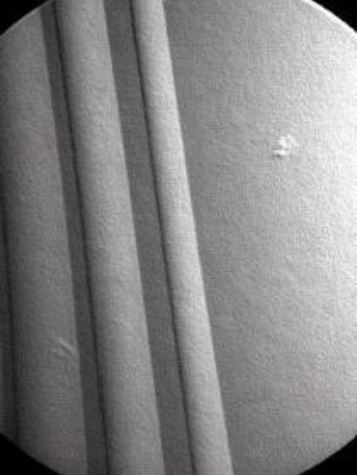
#> input picture project3/task2a_img/point.jpg, 357 x 475 px
$ python task2_a.py
#> lines starting #> are read from the running program, lines starting #| are printed output that depends on the picture; after the words box and inside, x2 and y2 are one past the last pixel; in counts of white or black regions, pixels touching at a corner belong together
### project3/code/mylibrary.py


def count_pixels(img_gray, include_border=False):
    """
    Purpose:
        Count the number of pixels
    Input:
        img_gray: matrix with value type real
        include_border: boolean
    """
    def count_aux(border_width):
        stat = {}
        for i in range(border_width, img_gray.shape[0] - border_width):
            for j in range(border_width, img_gray.shape[1] - border_width):
                if img_gray[i,j] not in stat:
                    stat[img_gray[i,j]] = 0
                stat[img_gray[i,j]] += 1
        return stat

    if include_border:
        return count_aux(0)
    else:
        return count_aux(1)

### project3/code/task2_a.py
import numpy as np
import cv2
import matplotlib.pyplot as plt
from mylibrary import count_pixels

def get_masked_img(img_gray):
    """
    Purpose:
        measure the weighted difference between the center point and its neighbors.
    Input:
        img_gray: matrix, value type can be real.
    Output:
        res_img: matrix, value type can be real.
    """
    mask = np.array([[-1,-1,-1],
                     [-1,8,-1],
                     [-1,-1,-1]])
    pad_img = np.pad(img_gray, ((1,1),(1,1)), 'constant')
    res_img = np.zeros(img_gray.shape)
    for i in range(1, pad_img.shape[0] - 1):
        for j in range(1, pad_img.shape[1] - 1):
            res_img[i-1,j-1] = np.sum(pad_img[i-1:i+2, j-1:j+2] * mask)
    return res_img

def detect_point(img_gray, T, white_only=False):
    """
    Purpose:
        Detect points in images
    Input:
        img_gray: matrix with value type real
        T: threshold, used to record pixels which value greater T.
        white_only: boolean, if False, detect black and white points. Otherwise, only detect white.
    Output:
        res_img: matrix with value type np.uint8. use to record points.
        stat: a dictionary, key is pixel value, value is number of given pixel value.
    """
    masked_img = get_masked_img(img_gray)
    if white_only == False:
        masked_img = np.abs(masked_img)

    stat = count_pixels(masked_img, include_border=False)
    res_img = np.zeros(img_gray.shape).astype(np.uint8)
    #ignore border
    for i in range(1, masked_img.shape[0] - 1):
        for j in range(1, masked_img.shape[1] - 1):
            if masked_img[i,j] > T:
                res_img[i,j] = 1
    return res_img, stat


def mark_img(img, binary_img):
    res = img.copy()
    for i in range(binary_img.shape[0]):
        for j in range(binary_img.shape[1]):
            if binary_img[i,j] == 1:
                res[i,j] = np.array([0,0,255]).astype(np.uint8)
    return res

if __name__ == "__main__":
    ## detect both black and white points
    img = cv2.imread("../task2a_img/point.jpg")
#> img is the input picture: shape (475, 357, 3); mean B, G, R 134.2, 131.2, 133.3
    gray_img = cv2.cvtColor(img, cv2.COLOR_BGR2GRAY)
    binary, stat = detect_point(gray_img, 110)
#> after the loop in get_masked_img, `for i in range(1, pad_img.shape[0] - 1):`:
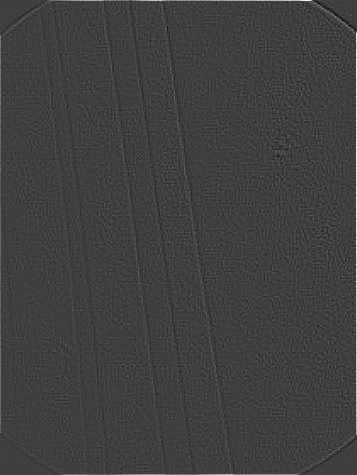
#> res_img: shape (475, 357) float64; min -266, max 802, mean 3; drawn with min black and max white
#> in detect_point, `masked_img = np.abs(masked_img)`:
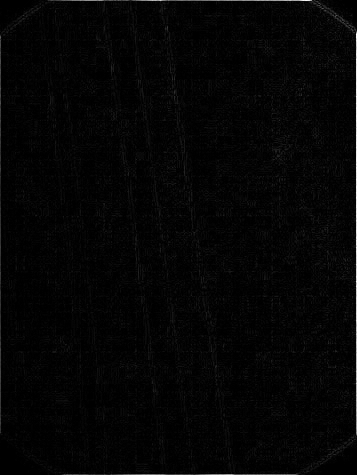
#> masked_img: shape (475, 357) float64; min 0, max 802, mean 16.6; drawn with min black and max white
#> in detect_point, `stat = count_pixels(masked_img, include_border=False)`: stat = 187 items
#> after the loop in detect_point, `for i in range(1, masked_img.shape[0] - 1):`:
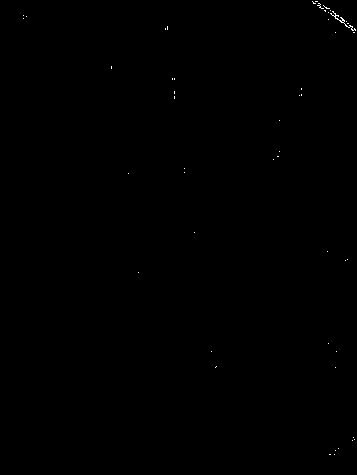
#> res_img: shape (475, 357); values 0 (black) and 1 (white), 0.09% white in thin lines or dots, all inside (x1, y1, x2, y2) = (23, 1, 356, 455)
#> stat = 187 items
    res_img = mark_img(img, binary)
#> after the loop in mark_img, `for i in range(binary_img.shape[0]):`:
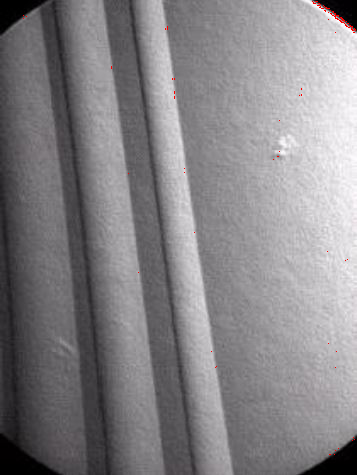
#> res: shape (475, 357, 3); 0.09% of pixels changed, all inside (x1, y1, x2, y2) = (23, 1, 356, 455)
    key_val_arr = np.asarray([[key, val] for key,val in stat.items()])
#> key_val_arr = 187 pairs, first value 0 to 266, second value 1 to 9514
    check_all = key_val_arr.T
    plt.bar(check_all[0],check_all[1],align='center') # A bar chart
    plt.title('task2_a all pixel (black white)')
    plt.xlabel('pixels value')
    plt.ylabel('numbers')
    plt.savefig("../task2a_img/task2a_hist_all_black_white")
#> figure, not shown here; tallest bar 9514 high, from x = 1.6 to 2.4
    plt.close()

    check_greater = np.asarray([x for x in key_val_arr if x[0] > 100]).T
    plt.bar(check_greater[0],check_greater[1],align='center') # A bar chart
    plt.title('task2_a pixel val > 100 (black white)')
    plt.xlabel('pixels value')
    plt.ylabel('numbers')
    plt.savefig("../task2a_img/task2a_hist_100_black_white")
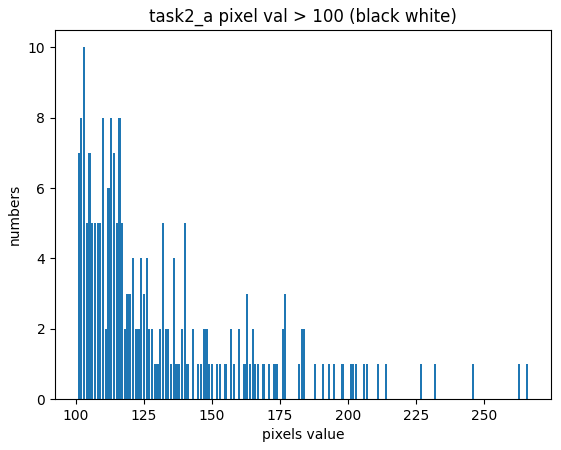
#> figure drawn by matplotlib, 1 panel; tallest bar 10 high, from x = 102.6 to 103.4
    plt.close()

    cv2.imwrite('../task2a_img/res_point.jpg', res_img)

    ## detect only white points
    gray_img = cv2.imread("../task2a_img/point.jpg", 0)
#> gray_img: shape (475, 357); min 0, max 255, mean 132.2
    binary, stat = detect_point(gray_img, 110, white_only=True)
#> after the loop in detect_point (call 2), `for i in range(1, masked_img.shape[0] - 1):`: res_img: shape (475, 357); values 0 (black) and 1 (white), 0.05% white in thin lines or dots, all inside (x1, y1, x2, y2) = (23, 1, 355, 455)
#> stat = 319 items
    res_img = mark_img(img, binary)
#> after the loop in mark_img (call 2), `for i in range(binary_img.shape[0]):`: res: shape (475, 357, 3); 0.05% of pixels changed, all inside (x1, y1, x2, y2) = (23, 1, 355, 455)
    key_val_arr = np.asarray([[key, val] for key,val in stat.items()])
#> key_val_arr = 319 pairs, first value -266 to 262, second value 1 to 5925
    check_all = key_val_arr.T
    plt.bar(check_all[0],check_all[1],align='center') # A bar chart
    plt.title('task2_a all pixel (white)')
    plt.xlabel('pixels value')
    plt.ylabel('numbers')
    plt.savefig("../task2a_img/task2a_hist_all_white")
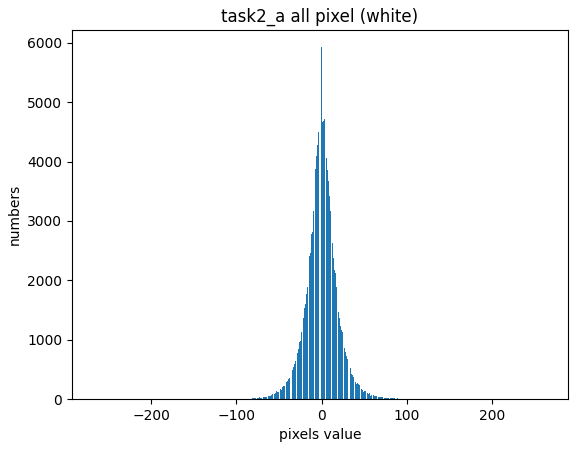
#> figure drawn by matplotlib, 1 panel; tallest bar 5925 high, from x = -0.4 to 0.4
    plt.close()

    check_greater = np.asarray([x for x in key_val_arr if x[0] > 100]).T
    plt.bar(check_greater[0],check_greater[1],align='center') # A bar chart
    plt.title('task2_a pixel val > 100 (white)')
    plt.xlabel('pixels value')
    plt.ylabel('numbers')
    plt.savefig("../task2a_img/task2a_hist_100_white")
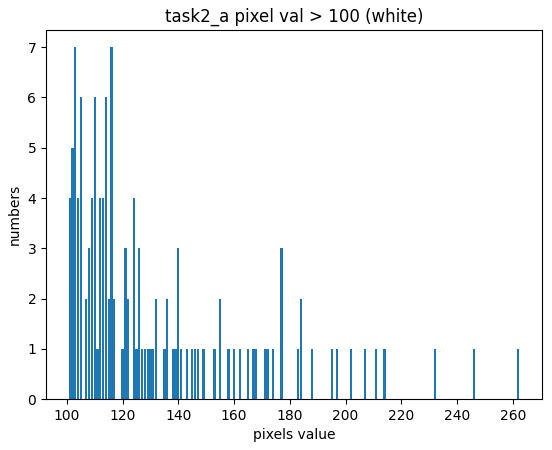
#> figure drawn by matplotlib, 1 panel
    plt.close()

    cv2.imwrite('../task2a_img/res_point_white.jpg', res_img)
